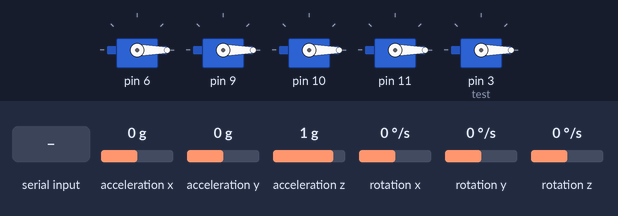
Bench run of a sketch on a simulated Arduino Uno, built with avr-gcc and run on an emulated ATmega328P. Parts: 5 × servo. The test bench sets the inputs (shaded band); at power-on: acceleration x 0 g, acceleration y 0 g, acceleration z 1 g, rotation x 0 °/s, rotation y 0 °/s, rotation z 0 °/s. What the sketch prints to the serial monitor is not drawn.

Above: at 1.6 s.
1.7 s: "d" received over Serial
At 7.86 s:
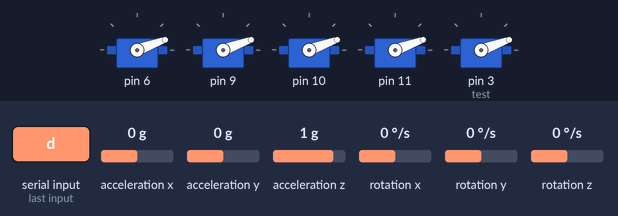
At 13.87 s:
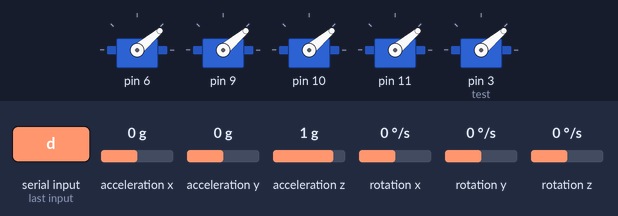
Timing chart, 0 to 15.5 s (numbered marks = the images above; inputs shaded):
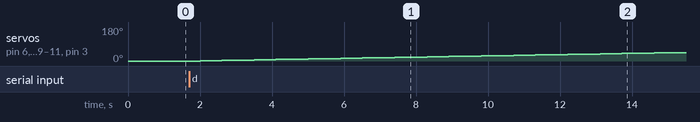

Measured:
- after the input at 1.7 s, servo on pin 6, servo on pin 9–11, servo on pin 3 (test): moves from 0° to 45° over 13.2 s, starting after 0.31 s

The sketch:

Drone.ino
```cpp
#include <Arduino.h>
#include "Wire.h"
#include "Servo.h"
#include "I2Cdev.h"
#include "MPU6050.h"
#include "Moteurs.h"

MPU6050 mpu;
Moteurs moteur;

int16_t angle[3];
int16_t gyro[3];

int val = 0;
char lecture;


void setup()
{
    Serial.begin(9600);

    mpu.initialize();

    moteur.init();
    moteur.erreurAngle(mpu);
}

void loop()
{
    lecture = Serial.read();


    mpu.getMotion6(&angle[0], &angle[1], &angle[2], &gyro[0], &gyro[1], &gyro[2]);

    moteur.updateAngle(angle);

    moteur.setVitesse(lecture);
    moteur.equilibre();

    moteur.deplacer();

}
```

Moteurs.cpp
```cpp
#include "Moteurs.h"

void Moteurs::init()
{
  int i;

  moteur[0].attach(6);
  moteur[1].attach(9);
  moteur[2].attach(10);
  moteur[3].attach(11);

  test.attach(3);

  for(i=0; i < 4; i++)
  {
    vitesse[i] = 0;
    moteur[i].write(vitesse[i]);
    test.write(vitesse[i]);
  }

  enVol = false;
}

void Moteurs::updateAngle(int16_t valAngle[])
{
   int8_t i;

   for(i=0; i < 3; i++)
   {
       anglePrec[i] = angle[i];
       angle[i] = map(valAngle[i], -17000, 17000, 0, 179);
   }
}

void Moteurs::erreurAngle(MPU6050 mpu)
{
  int i;
  int16_t angle[3];
  int16_t gyro[3];

  for(i=0; i < 100; i++)
  {
     mpu.getMotion6(&angle[0], &angle[1], &angle[2], &gyro[0], &gyro[1], &gyro[2]);

     valErreurAngleX += map(angle[0], -17000, 17000, 0, 179);
     valErreurAngleY += map(angle[1], -17000, 17000, 0, 179);
  }

  valErreurAngleX /= 100;
  valErreurAngleY /= 100;

  valErreurAngleX -= 90;
  valErreurAngleY -= 90;
}

void Moteurs::afficheValErreurs()
{
  Serial.print(valErreurAngleX);
  Serial.print(" - ");
  Serial.println(valErreurAngleY);
}

int Moteurs::getRotationX()
{
  return angle[0] - valErreurAngleX - 90;
}

int Moteurs::getRotationY()
{
    return angle[1] - valErreurAngleY - 90;
}

void Moteurs::equilibre()
{
  /*
  vitesse[0] -= getRotationX();
  vitesse[2] -= getRotationX();

  vitesse[1] += getRotationX();
  vitesse[3] += getRotationX();

  for(int i = 0; i < 4; i++)
  {
    if(vitesse[i] < 0)
       vitesse[i] = 0;
  }

  Serial.print(vitesse[0]);
  Serial.print("\t");
  Serial.print(vitesse[1]);
  Serial.print("\t");
  Serial.print(vitesse[2]);
  Serial.print("\t");
  Serial.print(vitesse[3]);

  Serial.println("");
  */

  int rotX = getRotationX();
  int rotY = getRotationY();

  if(rotX >= -2 && rotX <= 2)
    rotX = 0;

  if(rotY >= -2 && rotY <= 2)
    rotY = 0;

  Serial.print(rotX);
  Serial.print("\t");
  Serial.print(rotY);
  Serial.println(" ");

}

void Moteurs::setVitesse(char lecture)
{
  if(lecture == 'e')
    vitesseGlobale += 1;
  else if(lecture == 'a')
    vitesseGlobale -= 1;
  else if(lecture == 's') // Commande urgence
  {
     for(int i=0; i < 4; i++)
      moteur[i].write(0);
     vitesseGlobale = 0;
      Serial.println("Stop");
  }
  else if(lecture == 'd')
    depart();

  for(int i = 0; i < 4; i++)
    vitesse[i] = vitesseGlobale;

}

void Moteurs::depart()
{
  int i;

  for(i=0; i < vitesseDepart; i++)
  {
     for(int e=0; e<4; e++)
       moteur[e].write(i);
     test.write(i);
     delay(300);
  }
  vitesseGlobale = vitesseDepart;

}

void Moteurs::deplacer()
{
  int i;
  enVol = vitesseGlobale >= 25; // Sinon moteurs ne tournent pas

  if(enVol)
  {
    for(i=0; i < 4; i++)
      moteur[i].write(vitesse[i]);

    test.write(vitesseGlobale + 10);
  }
}
```

Moteurs.h
```cpp
#include "Servo.h"
#include "MPU6050.h"

class Moteurs
{
  private:
    int16_t angle[3];
    int16_t anglePrec[3];

    Servo moteur[4];
    int8_t vitesse[4];

    Servo test;

    int vitesseGlobale;

    int valErreurAngleX;
    int valErreurAngleY;

    boolean enVol;

    const int vitesseDepart = 50;

  public:
    void init();
    void updateAngle(int16_t valAngle[]);
    void erreurAngle(MPU6050 mpu);
    void equilibre();
    int getRotationX();
    int getRotationY();
    void afficheValErreurs();
    void setVitesse(char lecture);
    void deplacer();
    void depart();
};
```
